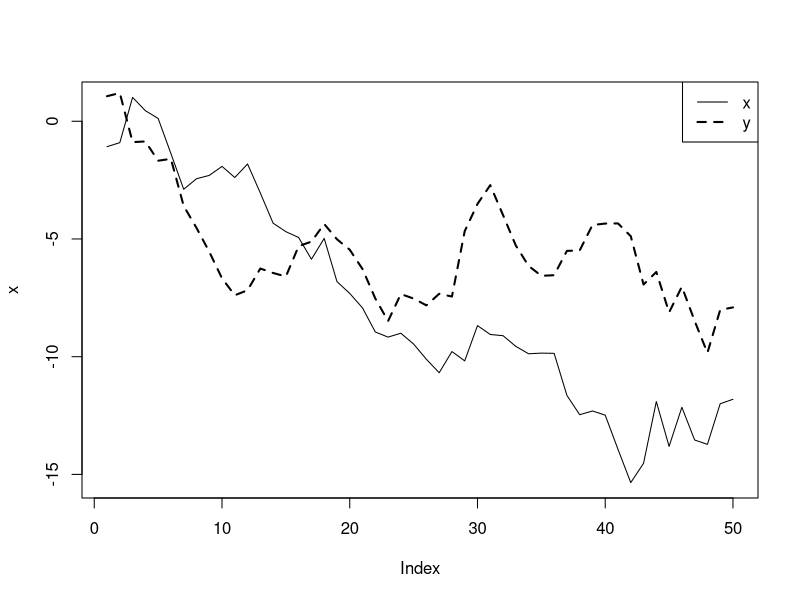

Reproduce this figure in R.
# Initialize Random Number Generator
set.seed(29846)

# i.i.d. N(0,1) innovations
n <- 50
e <- rnorm(n)
a <- rnorm(n)
# independent random walks
x <- cumsum(a)
y <- cumsum(e)

# plot
plot(x,type="l",lty=1,lwd=1)
lines(y        ,lty=2,lwd=2)
legend("topright",c("x","y"), lty=c(1,2), lwd=c(1,2))

# Regression of y on x
summary( lm(y~x) )
